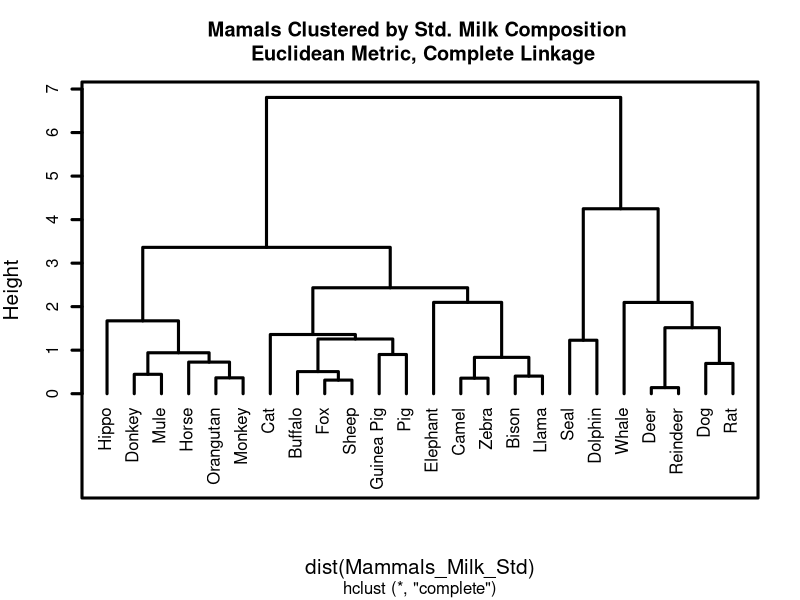

Generate this figure with R:
## ---- chunk 1
knitr::opts_chunk$set(warning=FALSE, message=FALSE)
## ---- chunk 2
library(tidyverse)
Mammals_Milk<-read.csv("Milk_Composition.csv",header=T,row.names=1)
head(Mammals_Milk)
## ---- chunk 3
summary(Mammals_Milk)
## ---- chunk 4
Mammals_Milk_Std<-round(scale(Mammals_Milk),2)
head(Mammals_Milk_Std)
## ---- chunk 5
cluster_animals <- hclust(dist(Mammals_Milk_Std), method = "complete")
cluster_animals
plot(cluster_animals, lwd = 3, main = "Mamals Clustered by Std. Milk Composition \n Euclidean Metric, Complete Linkage", xlabs = "Mammals", cex.lab = 1.25, hang = -1, frame.plot = TRUE)
## ---- chunk 6
set.seed(125)

## ---- chunk 7

## ---- chunk 8

